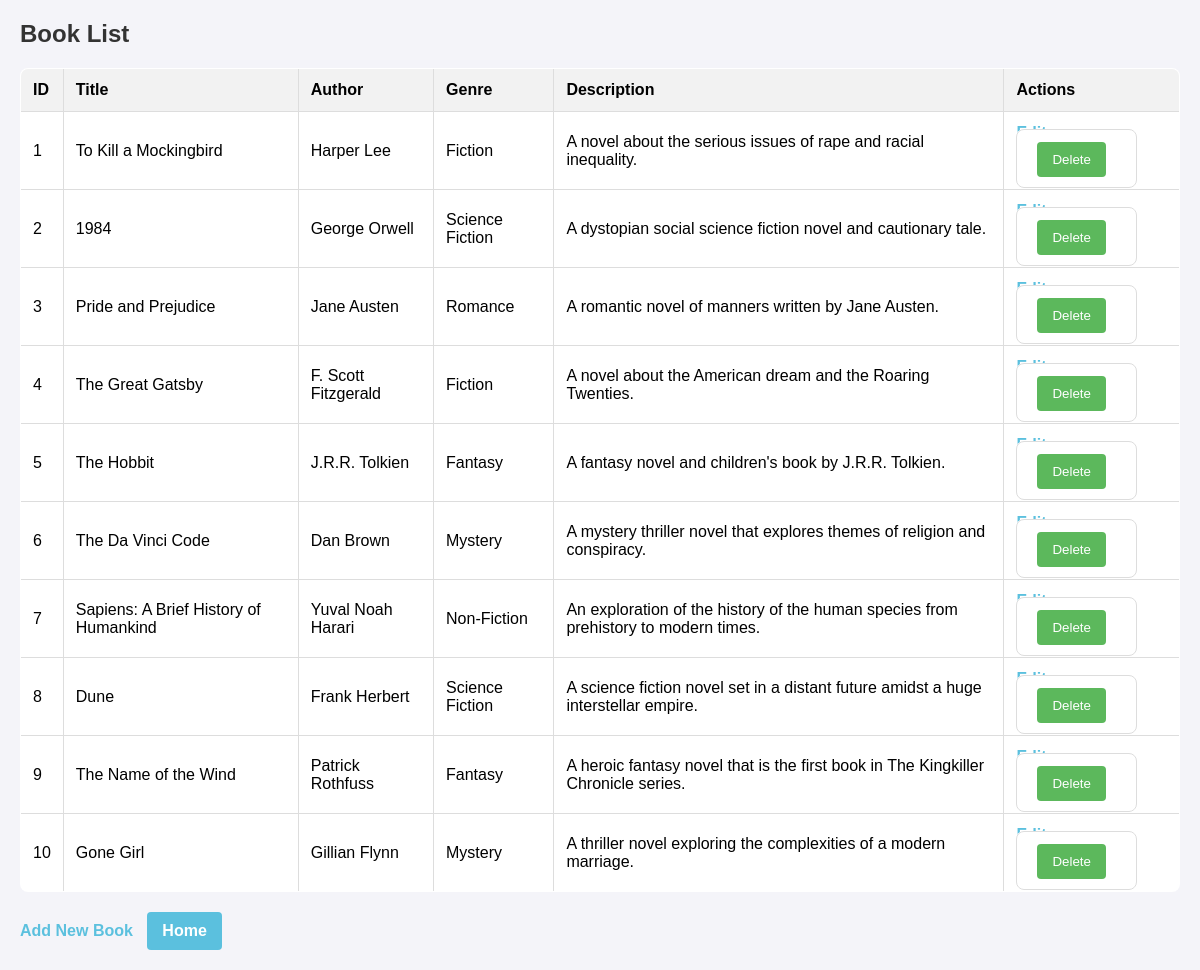
Screenshot of /server/list_books.php with the database file from the repository.
### tables this page shows
CREATE TABLE books (
    id INT NOT NULL AUTO_INCREMENT,
    title VARCHAR(100) NOT NULL,
    author VARCHAR(100) NOT NULL,
    genre VARCHAR(50),
    description TEXT,
    PRIMARY KEY (id)
);

### server/list_books.php (the view, shortened to what this page needs)
 <?php
$database = new Database();
$conn = $database->getConnection();
$sql = "SELECT * FROM books";
$stmt = $conn->prepare($sql);
$stmt->execute();
$books = $stmt->fetchAll(PDO::FETCH_ASSOC);
?>
<!DOCTYPE html>
<html lang="en">
<head>
    <link rel="stylesheet" href="../CSS/manage_books.css">
</head>
<body>
    <h1>Book List</h1>
    <table id="bookTable">
        <thead>
            <tr>
                <th>ID</th>
                <th>Title</th>
                <th>Author</th>
                <th>Genre</th>
                <th>Description</th>
                <th>Actions</th>
            </tr>
        </thead>
        <tbody>
            <?php foreach ($books as $book): ?>
                <tr>
                    <td><?php echo $book['id']; ?></td>
                    <td><?php echo $book['title']; ?></td>
                    <td><?php echo $book['author']; ?></td>
                    <td><?php echo $book['genre']; ?></td>
                    <td><?php echo $book['description']; ?></td>
                    <td>
                        <a href="edit_book.php?id=<?php echo $book['id']; ?>">Edit</a>
                        <form method="post" action="delete_book.php" style="display:inline;">
                            <button type="submit">Delete</button>
                        </form>
                    </td>
                </tr>
            <?php endforeach; ?>
        </tbody>
    </table>
    <a href="add_book.php">Add New Book</a>
    <a href="home.php" class="home-link">Home</a>
</body>
</html>

### CSS/manage_books.css (style rules this page uses)
body { font-family: Arial, sans-serif; margin: 20px; background-color: #f4f4f9; }
h1 { font-size: 24px; color: #333; }
form { margin-bottom: 20px; background-color: #fff; padding: 20px; border: 1px solid #ddd; border-radius: 8px; }
button { padding: 10px 15px; margin-right: 10px; background-color: #5cb85c; color: #fff; border: none; border-radius: 4px; cursor: pointer; }
table { width: 100%; border-collapse: collapse; margin-top: 20px; background-color: #fff; border: 1px solid #ddd; border-radius: 8px; overflow: hidden; }
th, td { border: 1px solid #ddd; padding: 12px; text-align: left; }
th { background-color: #f2f2f2; }
td { background-color: #fff; }
a { color: #5bc0de; text-decoration: none; font-weight: bold; margin-right: 10px; }
.home-link { display: inline-block; padding: 10px 15px; background-color: #5bc0de; color: #fff; border-radius: 4px; text-align: center; text-decoration: none; margin-top: 20px; }

### rows the page displays
books: id "1", title "To Kill a Mockingbird", author "Harper Lee", genre "Fiction", description "A novel about the serious issues of rape and racial inequality."
books: id "2", title "1984", author "George Orwell", genre "Science Fiction", description "A dystopian social science fiction novel and cautionary tale."
books: id "3", title "Pride and Prejudice", author "Jane Austen", genre "Romance", description "A romantic novel of manners written by Jane Austen."
books: id "4", title "The Great Gatsby", author "F. Scott Fitzgerald", genre "Fiction", description "A novel about the American dream and the Roaring Twenties."
books: id "5", title "The Hobbit", author "J.R.R. Tolkien", genre "Fantasy", description "A fantasy novel and children's book by J.R.R. Tolkien."
books: id "6", title "The Da Vinci Code", author "Dan Brown", genre "Mystery", description "A mystery thriller novel that explores themes of religion and conspiracy."
books: id "7", title "Sapiens: A Brief History of Humankind", author "Yuval Noah Harari", genre "Non-Fiction", description "An exploration of the history of the human species from prehistory to modern times."
books: id "8", title "Dune", author "Frank Herbert", genre "Science Fiction", description "A science fiction novel set in a distant future amidst a huge interstellar empire."
books: id "9", title "The Name of the Wind", author "Patrick Rothfuss", genre "Fantasy", description "A heroic fantasy novel that is the first book in The Kingkiller Chronicle series."
books: id "10", title "Gone Girl", author "Gillian Flynn", genre "Mystery", description "A thriller novel exploring the complexities of a modern marriage."
